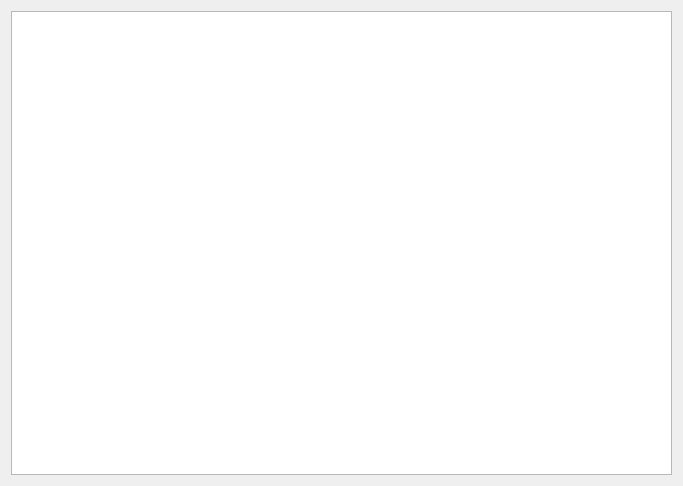
<?xml version="1.0" encoding="UTF-8"?>
<ui version="4.0">
 <class>MainWindow</class>
 <widget class="QMainWindow" name="MainWindow">
  <property name="geometry">
   <rect>
    <x>0</x>
    <y>0</y>
    <width>683</width>
    <height>486</height>
   </rect>
  </property>
  <property name="windowTitle">
   <string>MainWindow</string>
  </property>
  <widget class="QWidget" name="centralWidget">
   <layout class="QGridLayout" name="gridLayout">
    <item row="0" column="0">
     <widget class="QGraphicsView" name="graphicsView"/>
    </item>
   </layout>
  </widget>
  <widget class="QMenuBar" name="menuBar">
   <property name="geometry">
    <rect>
     <x>0</x>
     <y>0</y>
     <width>683</width>
     <height>22</height>
    </rect>
   </property>
  </widget>
 </widget>
 <layoutdefault spacing="6" margin="11"/>
 <resources/>
 <connections/>
</ui>
